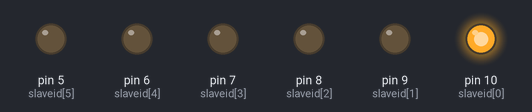
Bench run of a sketch on a simulated Arduino Uno, built with avr-gcc and run on an emulated ATmega328P. Shown: output pins drawn as LEDs (lit = HIGH).

Above: at 0.1 s.
At 1.1 s:
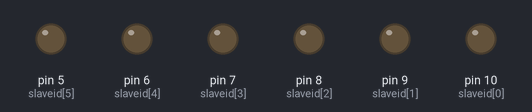
Timing chart, 0 to 2.6 s (numbered marks = the images above):
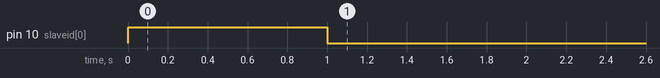

The sketch:

hull.ino
```cpp
#include "SPI.h"

#define SPI_END_MESSAGE 123
#define SCLK 13
#define MISO 12
#define MOSI 11
#define SS1 10
#define SS2 9
#define SS3 8
#define SS4 7
#define SS5 6
#define SS6 5


int slaveid[6] = {10,9,8,7,6,5};
unsigned long long bufferIn[6] = {0,0,0,0,0,0};
unsigned long long bufferOut[6] = {0,0,0,0,0,0};

void SPICommSetup(){
  SPI.begin();
  for (int i = 0; i<6;i++){
    pinMode(slaveid[i],OUTPUT);
    }
}
byte SPICommSend(int slaveid, int message){
  bufferOut[slaveid] = (((((bufferOut[slaveid] <<8) | SPI_END_MESSAGE) <<8) | (message)) <<(message <= 0xFF )?(8):(16));
  return 0;
  }

int SPICommRead(int slaveid){
  bufferIn[slaveid] = bufferIn[slaveid] >> 8;
  int data = bufferIn[slaveid] & 0xFF;
  bufferIn[slaveid] = bufferIn[slaveid] >> 8;
  if ((bufferIn[slaveid]&0xFF != SPI_END_MESSAGE) && (bufferIn[slaveid]&0xFF != 0)){
    data = (data << 8) | bufferIn[slaveid] & 0xFF;
    bufferIn[slaveid] = bufferIn[slaveid] >> 8;
    }
  return data;
  }


byte SPICommLoop(){

  for (int i = 0; i<6; i++){
    SPI.beginTransaction(SPISettings(1000000, MSBFIRST, SPI_MODE0));
    digitalWrite (slaveid[i], LOW);

    while(true){

    if (bufferOut[i]==0 && (bufferIn[i]& 0xFF == SPI_END_MESSAGE)) break;

        byte tdata = bufferOut[i] & 0xFF;
        bufferOut[i] = bufferOut[i] >> 8;
        byte rdata = SPI.transfer(tdata);
        if (rdata!=0) bufferIn[i] = (bufferIn[i]<<8) | rdata;

    }

    digitalWrite (slaveid[i], HIGH);
    SPI.endTransaction();
    }

    byte stat = 0;
    for (int i = 5; i>=0; i--){
      stat  = stat << 1;
      stat |= (bufferIn[i] != SPI_END_MESSAGE)?(1):(0);
    }
    return stat;
    }


void setup() {
            // запускаем SPI
  Serial.begin(9600);
  SPICommSetup();
  delay(1000);
}

void loop() {
  byte stat = SPICommLoop();
  for (int i = 0; i<8; i++){

    if (stat & 1 == 1){

      int data = SPICommRead(i);
      byte type = data >> (data > 0xFF)?(8+4):(4);
      int message = (type>>3 == 1)?(data & 0x0FFF):(0);
      if(type >> 3 ==1){
        switch (type & 0b0111)
      {
     case 1:
        //get tags
        break;
      case 2:
        //get time
        break;
      case 3:
        //get misstakes
        break;
      case 4:
        //get serial number
        break;
      case 5:
        //get ports
        break;
      case 6:
        //get battery
        break;
      case 7:
        //get shutdown
        break;
      default:

        break;
      }
        }else{


          switch (type & 0b0111)
      {
      case 1:
        SPICommSend(i,((((1<<3)|1)<<4)<<8)|256);
        break;
      case 2:
        //send time
        break;
      case 3:
        //send misstakes
        break;
      case 4:
        SPICommSend(i,((((1<<3)|1)<<4)<<8)|256);
        break;
      case 5:
        //send ports
        break;
      case 6:
        //send battery
        break;
      case 7:
        //send shutdown
        break;
      default:

        break;
      }

          }
      }
    stat = stat >> 1;
  }


  //TODO: timer, sound effects + random generations
}
```

Measured:
- by itself, pin 10 (slaveid[0]): HIGH → LOW at 1.0 s
